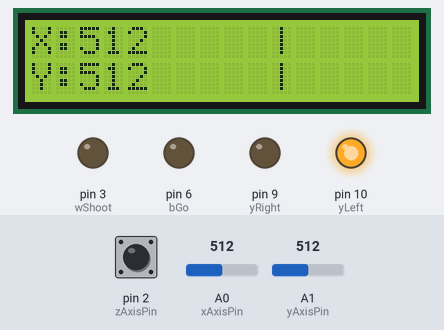
Recording of a sketch running on a simulated Arduino Uno, built with avr-gcc and run on an emulated ATmega328P. Parts: 16×2 character LCD, output pins drawn as LEDs (lit = HIGH). The test bench sets the inputs (shaded band); at power-on: A1 (yAxisPin) = 512, A0 (xAxisPin) = 512, pin 2 (zAxisPin) HIGH.

Above: at 4.2 s.
4.3 s: A1 (yAxisPin) set to 1023
At 5.8 s:
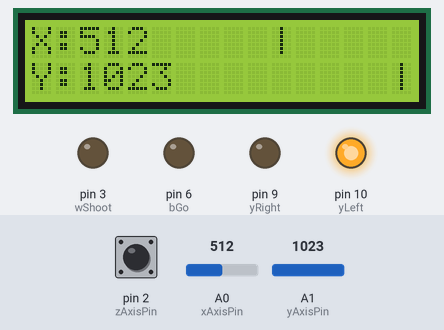
7.4 s: A0 (xAxisPin) set to 414
At 7.8 s:
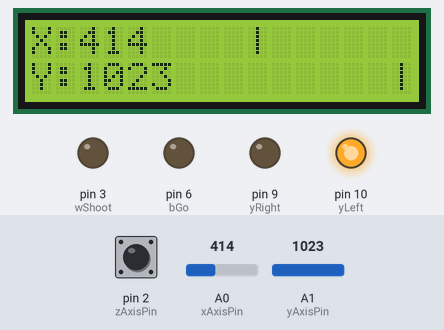
8.9 s: A0 (xAxisPin) set to 392
At 9.7 s:
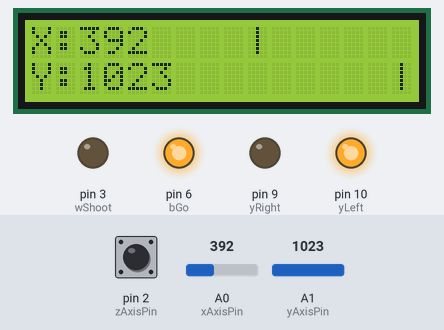
10.5 s: A1 (yAxisPin) set to 459
At 11.7 s:
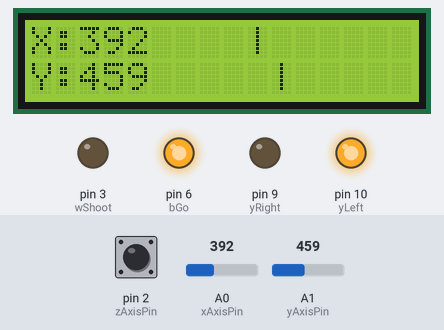
12.1 s: A1 (yAxisPin) set to 435
At 13.6 s:
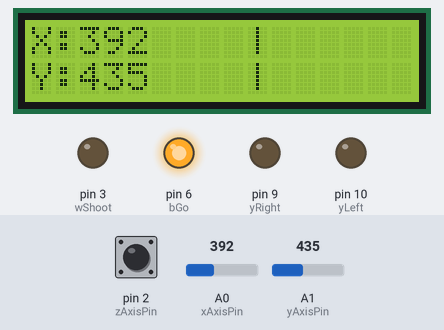
13.9 s: pin 2 (zAxisPin) pulled LOW for 0.65 s
At 15.2 s:
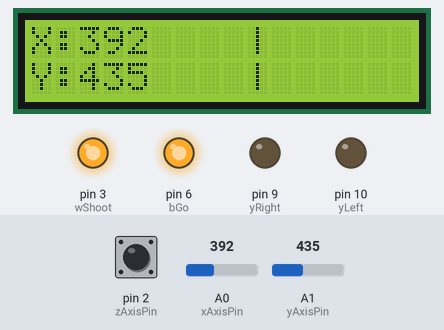
Timing chart, 0 to 16.9 s (numbered marks = the images above; inputs shaded):
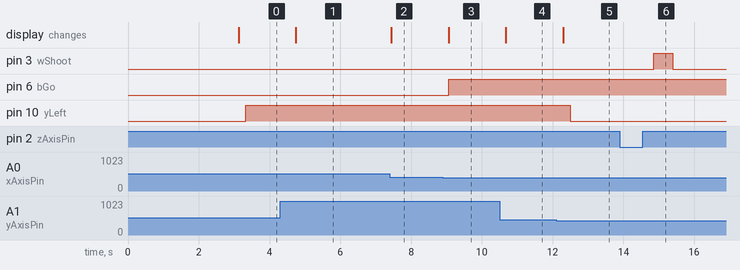

Measured:
- the behaviour switches between 401 and 400 on A0 (xAxisPin) (found by bisection; images 2 and 3)
- the behaviour switches between 451 and 450 on A1 (yAxisPin) (found by bisection; images 4 and 5)
- after the input at 4.3 s, the display: changes after 0.44 s (image 1)
- after the input at 7.4 s, the display: changes at once (image 2)
- after the input at 8.9 s, pin 6 (bGo): LOW → HIGH after 0.16 s; the display: changes after 0.16 s (image 3)
- after the input at 10.5 s, the display: changes after 0.18 s (image 4)
- after the input at 12.1 s, pin 10 (yLeft): HIGH → LOW after 0.40 s; the display: changes after 0.20 s (image 5)
- after the input at 13.9 s, pin 3 (wShoot): LOW → HIGH after 0.95 s, → LOW 0.54 s later

The sketch:

AR06_joystick.ino.ino
```cpp
/*
 예제 6.5
 조이스틱 입력
 */

// I2C 통신 라이브러리 설정
#include <Wire.h>
// I2C LCD 라리브러리 설정
#include <LiquidCrystal_I2C.h>

// LCD I2C address 설정 PCF8574:0x27, PCF8574A:0x3F
LiquidCrystal_I2C lcd(0x27,16,2);  // LCD address:0x27, 16X2 LCD

// 0번 아날로그핀을 X 축 입력으로 설정
const int xAxisPin = 0;
// 1번 아날로그핀을 Y 축 입력으로 설정
const int yAxisPin = 1;
// 2번 디지털 입력 핀을 Z 축 입력으로 설정
const int zAxisPin = 2;

//led
const int wShoot = 3;
const int rStop =5;
const int bGo = 6;
const int yRight = 9;
const int yLeft = 10;

void setup() {

  // Z 축 입력은 디지털 입력으로 설정한다.
  pinMode(zAxisPin, INPUT_PULLUP);

  lcd.init(); // LCD 설정
  lcd.backlight();  // 백라이트를 켠다.

  // 메세지를 표시한다.
  lcd.print("ex 6.5");
  lcd.setCursor(0,1);
  lcd.print("Joystick");
  // 3초동안 메세지를 표시한다.
  delay(3000);

  // 모든 메세지를 삭체한 뒤
  // X축 Y축 문자를 출력한다.
  lcd.clear();
  lcd.setCursor(0,0);
  lcd.print("X:");
  lcd.setCursor(0,1);
  lcd.print("Y:");
  lcd.setCursor(15,1);

  //led
  pinMode(wShoot,OUTPUT);
  pinMode(rStop,OUTPUT);
  pinMode(bGo,OUTPUT);
  pinMode(yRight,OUTPUT);
  pinMode(yLeft,OUTPUT);
}

void loop(){

  // X, Y, Z 축 값을 읽는다.
  int xValue = analogRead(xAxisPin);
  int yValue = analogRead(yAxisPin);
  int zValue = digitalRead(zAxisPin);

  // 그래프를 그리기 위해서 X, Y 값을 조절한다.
  int xDisplay = map(xValue,0,1023,6,15);
  int yDisplay = map(yValue,0,1023,6,15);

  // 첫 째 줄에 전에 표시했던 내용을 지운다.
  lcd.setCursor(2,0);
  lcd.print("              "); // 14칸 공백
  // X 축의 ADC 값을 출력한다.
  lcd.setCursor(2,0);
  lcd.print(xValue);
  // 조이스틱의 X 값에 따라 그래프를 출력한다
  lcd.setCursor(xDisplay,0);
  lcd.print("|");


  // 둘째 줄에 전에 표시했던 내용을 지운다.
  lcd.setCursor(2,1);
  lcd.print("              "); // 14칸 공백
  // Y 축의 ADC 값을 출력한다.
  lcd.setCursor(2,1);
  lcd.print(yValue);
  // 조이스틱의 Y 값에 따라 그래프를 출력한다
  lcd.setCursor(yDisplay,1);
  lcd.print("|");

  if(xValue>400)digitalWrite(bGo,LOW);
  else digitalWrite(bGo,HIGH);
  delay(100);

  if(xValue<600)digitalWrite(rStop,LOW);
  else digitalWrite(rStop,HIGH);
  delay(100);

  if(yValue>450)digitalWrite(yLeft,HIGH);
  else digitalWrite(yLeft,LOW);
  delay(100);

  if(yValue<350)digitalWrite(yRight,HIGH);
  else digitalWrite(yRight,LOW);
  delay(100);

  if(zValue == LOW)digitalWrite(wShoot,HIGH);
  else digitalWrite(wShoot,LOW);
  delay(100);
}
```
